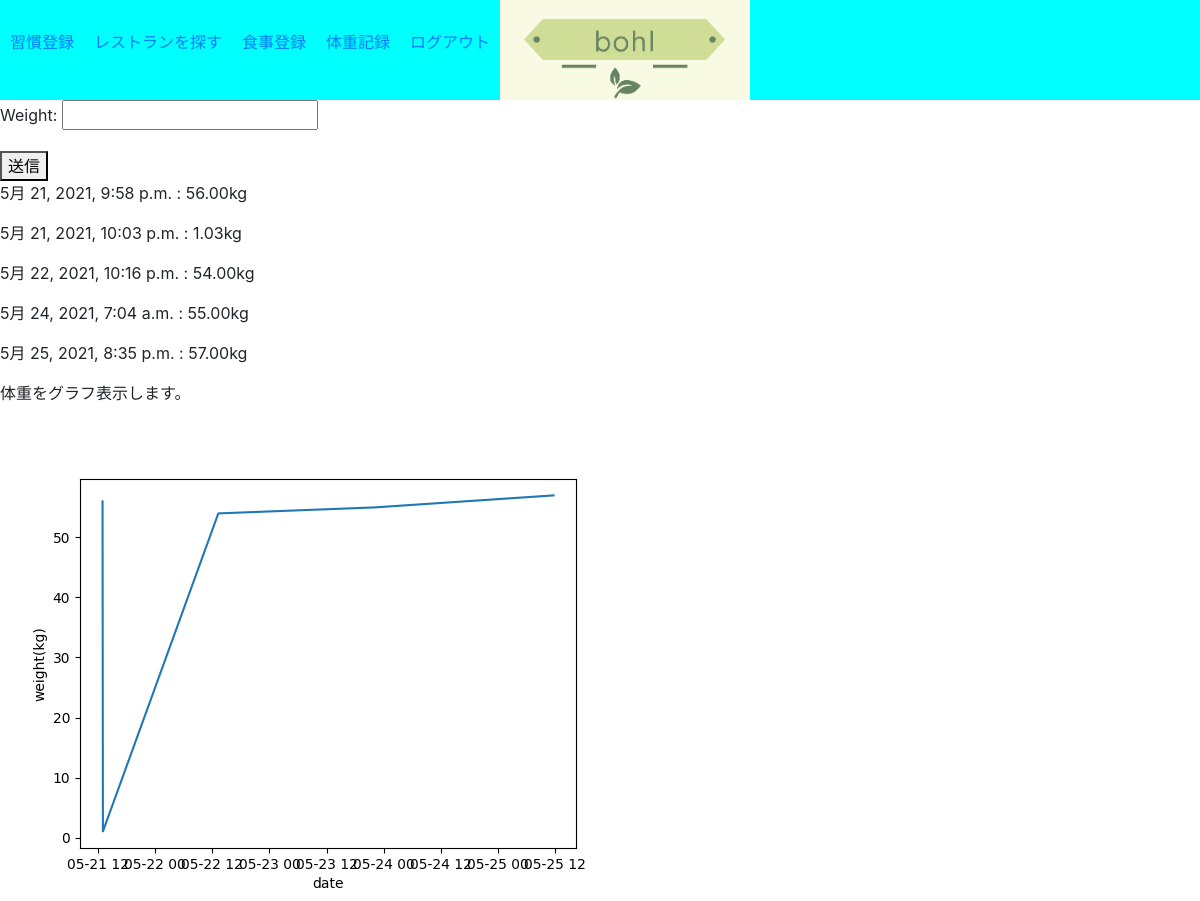
/bweight/ (signed in), run on the app's committed database.
### star_app/models.py (models this page shows)
class BodyWeight(models.Model):
    user = models.ForeignKey(get_user_model(), on_delete=models.CASCADE)
    weight = models.DecimalField(max_digits=5,decimal_places=2)
    created_at = models.DateTimeField(auto_now_add=True)

### star_app/views.py (the view)
# urls.py: path('bweight/',views.bweight,name='bweight'),
def bweight(request):
    form = forms.WeightModelForm()
    if request.method=='POST':
        form=forms.WeightModelForm(request.POST)
        if form.is_valid():
            post=form.save(commit=False)
            post.user=request.user
            post.save()
            return redirect('bweight')
    else:
        form=forms.WeightModelForm()
    bweightinfo=BodyWeight.objects.filter(user_id=request.user.id).all()
    x_list = []
    t_list = []
    for item in bweightinfo:
        t_list.append(item.created_at)
        x_list.append(item.weight)
    create_graph(x_list, t_list)
    graph = get_image()
    return render(request,'star_app/bweight.html',context={'graph':graph,'form':form,'bweightinfo':bweightinfo})

### star_app/forms.py
class WeightModelForm(forms.ModelForm):
    class Meta:
        model=BodyWeight
        fields=['weight']

### star_app/views.py (called while the page is built)
def create_graph(x_list,t_list):
 plt.cla()
 plt.plot(t_list, x_list, label="x")
 plt.xlabel('date')
 plt.ylabel('weight(kg)')

def get_image():
 buffer = io.BytesIO()
 plt.savefig(buffer, format='png')
 image_png = buffer.getvalue()
 graph = base64.b64encode(image_png)
 graph = graph.decode('utf-8')
 buffer.close()
 return graph

### star_app/templates/star_app/bweight.html (shortened to what this page needs)
{% extends "base.html" %}
{% block content %}
<form method="POST">
    {{ form.as_p }}
<button type="submit">送信</button>
</form>
{% for item in bweightinfo %}
    <p>{{ item.created_at }} : {{ item.weight }}kg</p>
{% endfor %}
<p>体重をグラフ表示します。</p>
<img alt="">
{% endblock %}

### star_app/templates/base.html (shortened to what this page needs)
{% load static %}
<!DOCTYPE html>
<html lang="en">
<head>
    <link href="{% static 'css/stylesheet.css' %}" rel="stylesheet">
	<link rel="stylesheet" href="{% static 'css/bootstrap.min.css' %}">
</head>
<body>
  <header>
     <div>
		  <a href="{% url 'index' %}"><img src="{% static "images/bohllogo1.png"%}" width=250px></a>
		  <p><a href="{% url 'alert'%}">習慣登録</a></p>
      <p><a href="{% url 'lunchplace' %}">レストランを探す</a></p>
      <p><a href="{% url 'meals' %}">食事登録</a></p>
      <p><a href="{% url 'bweight' %}">体重記録</a></p>
	{% if request.user.is_authenticated %}
    <p><a href="{% url 'logout' %}">ログアウト</a></p>
    {% endif %}
	</div>
  </header>
	<div class="main">
		  {% block content %}{% endblock %}
	</div>
</body>
</html>

### staticfiles/css/stylesheet.css (style rules this page uses)
header h1,header p { float:left; }
header p { padding:30px 10px; }
header { background-color:aqua; height:100px; }

### data on the page
BodyWeight: created_at "5月 21, 2021, 9:58 p.m.", weight "56.00"
BodyWeight: created_at "5月 21, 2021, 10:03 p.m.", weight "1.03"
BodyWeight: created_at "5月 22, 2021, 10:16 p.m.", weight "54.00"
BodyWeight: created_at "5月 24, 2021, 7:04 a.m.", weight "55.00"
BodyWeight: created_at "5月 25, 2021, 8:35 p.m.", weight "57.00"
